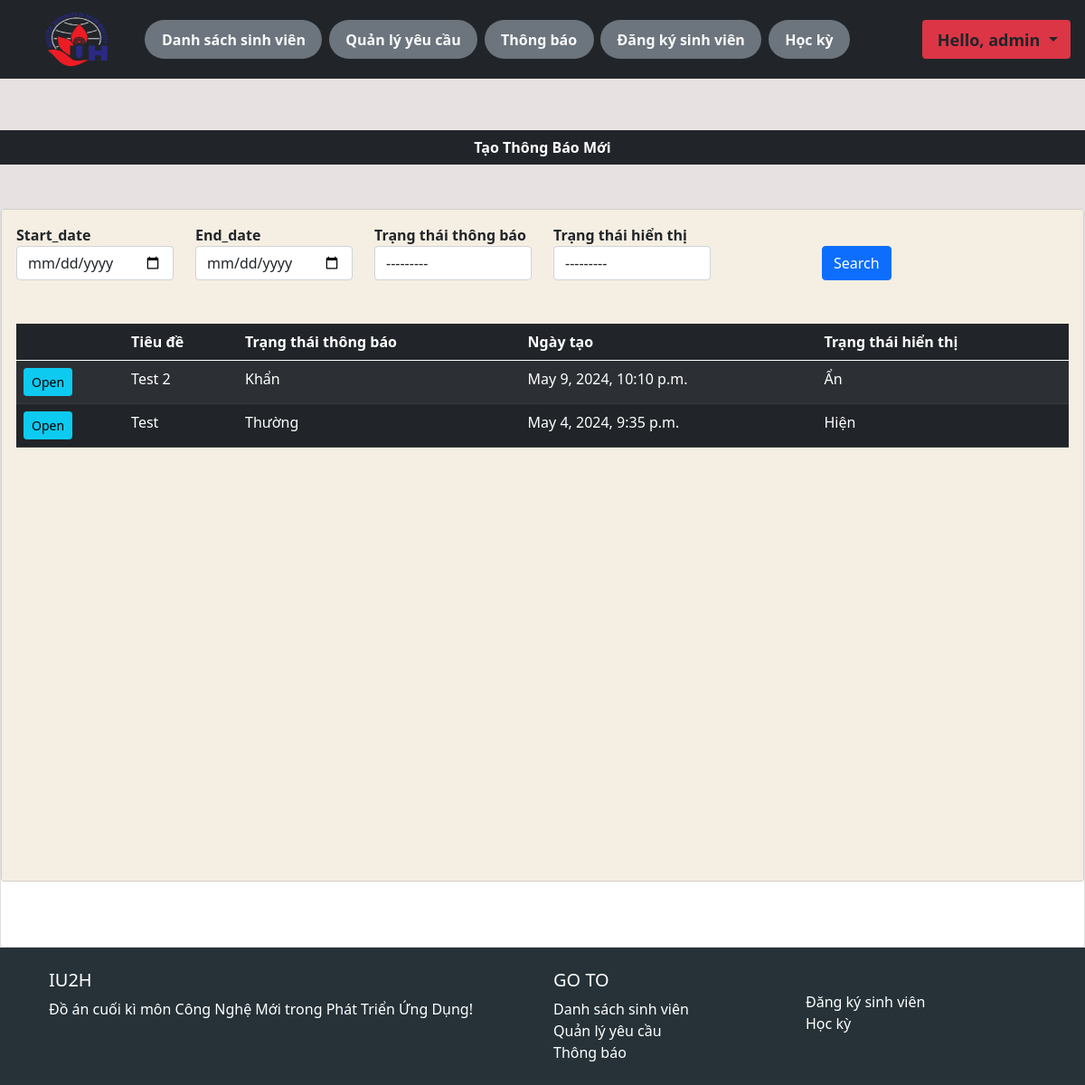
/announcement/ (signed in), run on the app's committed database.
### fees/models.py (models this page shows, shortened)
class Announcement(models.Model):
    Ann_Status = models.TextChoices('Ann_Status', 'Thường Khẩn')
    Show_Status = models.TextChoices('Show_Status', 'Hiện Ẩn')
    Subject = models.CharField('Tiêu đề', max_length=250, blank=False)
    Query = models.TextField('Thông báo', blank=False)
    Status = models.CharField('Trạng thái thông báo', max_length=10, blank=False, choices=Ann_Status.choices, default='Normal')
    Show = models.CharField('Trạng thái hiển thị', max_length=8, blank=False, choices=Show_Status.choices, default='Show')
    datecreated = models.DateTimeField(auto_now_add=True, null=True)

### fees/decorators.py (the view)
        def wrapper_func(request, *args, **kwargs):
            group = None
            if request.user.groups.exists():
                group = request.user.groups.all()[0].name
            if group in allowed_roles:
                return view_func(request, *args, **kwargs)
            else:
                return HttpResponse('You are not authorize')

### fees/views.py (called while the page is built)
@login_required(login_url = 'login')
@allowed_users(allowed_roles=['admin'])
def announcement(request):
    announcements = Announcement.objects.all().order_by('-id')
    myfilter = AnnouncementFilter(request.GET, queryset=announcements)
    if request.method == 'GET':
        announcements = myfilter.qs
    context = {'announcements' : announcements, 'myfilter':myfilter}
    return render(request, 'fees/announcement.html', context)

### fees/templates/fees/announcement.html (shortened to what this page needs)
{% extends 'fees/main.html' %}
{% load crispy_forms_tags %}
{% block content %}
<br>
<br>
<br>
<div class="row">
    <a class="btn btn-dark" href="{% url 'announcement_create' %}"> <strong> Tạo Thông Báo Mới</strong> </a>
</div>
<br>
<br>
<div class="row">
    <div class="col-md">
        <div class="card">
            <div class="card card-body" style="background-color:  rgb(245, 238, 226);">
                <form action="" method="get">
                    <div class="row" style="background-color:  rgb(245, 238, 226);">
                        <div class="col-2">
                            <strong>{{ myfilter.form.start|as_crispy_field }}</strong>
                        </div>
                        <div class="col-2">
                            <strong>{{ myfilter.form.end|as_crispy_field }}</strong>
                        </div>
                        <div class="col-2">
                            <strong>{{ myfilter.form.Status|as_crispy_field }}</strong>
                        </div>
                        <div class="col-2">
                            <strong>{{ myfilter.form.Show|as_crispy_field }}</strong>
                        </div>
                        <div class="col-1">
                        </div>
                        <div class="col-2">
                            <br>
                            <button class="btn btn-primary" type="submit">Search</button>
                        </div>
                        <br>
                    </div>
                    <br>
                </form>
                <br>
                <div style="overflow-y:scroll;height: 600px;">
                    <table class="table table-dark table-striped">
                        <thead>
                            <tr>
                                <th scope="col"></th>
                                <th scope="col">Tiêu đề</th>
                                <th scope="col">Trạng thái thông báo</th>
                                <th scope="col">Ngày tạo</th>
                                <th scope="col">Trạng thái hiển thị</th>
                            </tr>
                        </thead>
                        {% for ann in announcements %}
                        <tr>
                            <td><a class="btn btn-sm btn-info" href="{% url 'open_announcement' ann.id %}">Open</a></td>
                            <td>{{ann.Subject}}</td>
                            <td>{{ann.Status}}</td>
                            <td>{{ann.datecreated}}</td>
                            <td>{{ann.Show}}</td>
                        </tr>
                        {%endfor%}
                    </table>
                </div>
            </div>
            <br>
            <br>
            <br>
        </div>
    </div>
</div>
{% endblock %}

### fees/templates/fees/navbar.html (shortened to what this page needs)
{% load static %}
{% if request.user.is_staff %}
<nav class="navbar navbar-expand-lg navbar-dark bg-dark w-100 p-1" style="position: fixed; z-index: 1;">
  <div class="container-fluid">
    <a href="{% url 'home' %}">
      <img src="{% static 'images/iuh_logo-2.png' %}" alt="" style="padding: 0%;width:137px; height:79px;">
    </a>
    <div class="collapse navbar-collapse" id="navbarNavDropdown"  style="overflow-x:visible;width: 100%;">
      <ul class="navbar-nav">
        <li class="nav-item badge rounded-pill bg-secondary " style="margin-left: 1%; font-size: 100%;">
          <a class="nav-link active text-light" aria-current="page" href="{% url 'home' %}">Danh sách sinh viên</a>
        </li>
        <li class="nav-item badge rounded-pill bg-secondary " style="margin-left: 1%; font-size: 100%;">
          <a class="nav-link active text-light" href="{% url 'enquiry_admin' %}">Quản lý yêu cầu</a>
        </li>
        <li class="nav-item badge rounded-pill bg-secondary " style="margin-left: 1%; font-size: 100%;">
          <a class="nav-link active text-light" href="{% url 'announcement' %}">Thông báo</a>
        </li>
        <li class="nav-item badge rounded-pill bg-secondary " style="margin-left: 1%; font-size: 100%;">
          <a class="nav-link active text-light" href="{% url 'registration' %}">Đăng ký sinh viên</a>
        </li>
        <li class="nav-item badge rounded-pill bg-secondary " style="margin-left: 1%; font-size: 100%;">
          <a class="nav-link active text-light" href="{% url 'automate_semester' %}">Học kỳ</a>
        </li>
      </ul>
    </div>
    <ul class="nav navbar-nav navbar-right" style="margin-left: 1%; margin: right 1%;">
      <li class="nav-item dropdown badge bg-danger">
        <a class="nav-link dropdown-toggle text-dark" href="#" id="navbarDropdownMenuLink" role="button"
          data-bs-toggle="dropdown" aria-expanded="false" style="margin-left: 1%; font-size: 150%;">
          <span>Hello, {{request.user}} </span>
        </a>
      </li>
    </ul>
  </div>
</nav>
{% endif %}
<br>
<br>
<br>

### static/css/main.css (style rules this page uses)
body { background-color: #e7e1e1; }

### data on the page
Announcement: Subject "Test 2", Status "Khẩn", datecreated "May 9, 2024, 10:10 p.m.", Show "Ẩn"
Announcement: Subject "Test", Status "Thường", datecreated "May 4, 2024, 9:35 p.m.", Show "Hiện"

### other printed values
{{ request.user }} "admin"
